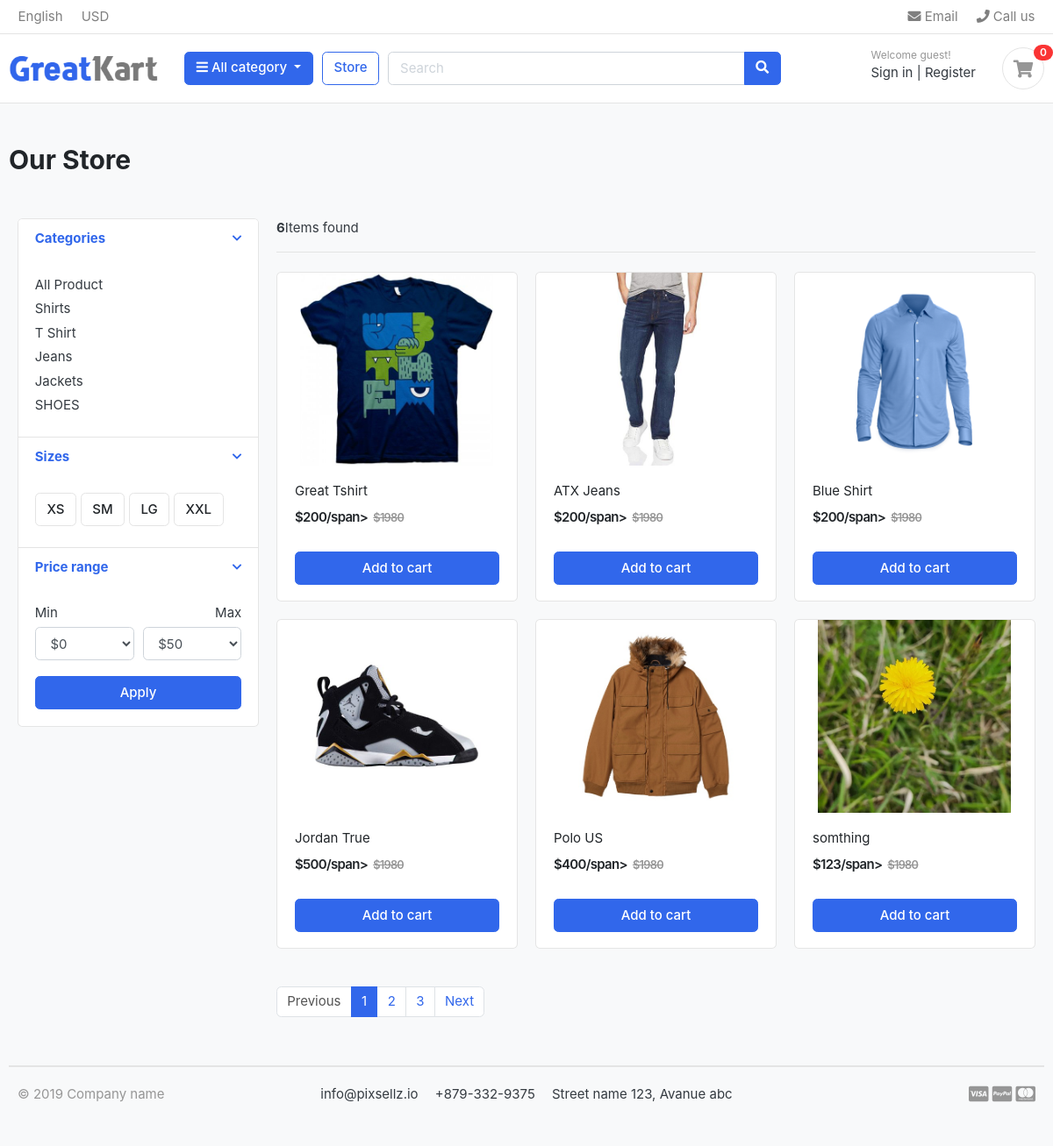
/store/, run on the app's committed database.
### category/models.py (models this page shows, shortened)
class Category(models.Model):
    category_name = models.CharField(max_length= 100, unique = True)
    slug = models.SlugField(max_length=150, unique = True)
    descrption = models.TextField(max_length=250, blank = True)
    image =models.ImageField(upload_to='photos/categories', blank =True)
    def get_url(self):
        return reverse('product_by_category', args = [self.slug])

### store/models.py (models this page shows, shortened)
class Product(models.Model):
    product_name = models.CharField(max_length=100, unique=True)
    slug = models.SlugField(max_length=100, unique=True)
    description = models.TextField(max_length=200, blank=True)
    price = models.IntegerField()
    stock = models.IntegerField()
    is_available = models.BooleanField(default=True)
    images = models.ImageField(upload_to='photos/products')
    category = models.ForeignKey(Category, on_delete=models.CASCADE)
    created_date = models.DateTimeField(auto_now_add=True)
    modified_date = models.DateTimeField(auto_now=True)
    def get_url(self):
        return reverse('product_detail', args=[self.category.slug, self.slug])

### store/views.py (the view)
# urls.py: path('store/', include('store.urls')),
def store(request, category_slug =None):
    categories = None
    products = None
    if category_slug != None:
        categories = get_object_or_404(Category, slug = category_slug)
        products = Product.objects.filter(category = categories, is_available = True)
        product_count = products.count()
    else:
        products = Product.objects.all().filter(is_available=True)
        product_count = products.count()
    context = {
        'products': products,
        'product_count': product_count
    }
    return render(request, 'store/store.html', context)

### category/context_processors.py (called while the page is built)
def menu_links(request):
    links = Category.objects.all()
    return dict(links=links)

### templates/store/store.html (shortened to what this page needs)
{% extends 'base.html' %}
{% block content %}
<section class="section-pagetop bg">
<div class="container">
	<h2 class="title-page">Our Store</h2>
  <section class="section-content padding-y">
<div class="container">
<div class="row">
	<aside class="col-md-3">
<div class="card">
	<article class="filter-group">
		<header class="card-header">
			<a href="#" data-toggle="collapse" data-target="#collapse_1" aria-expanded="true" class="">
				<i class="icon-control fa fa-chevron-down"></i>
				<h6 class="title">Categories</h6>
			</a>
		</header>
		<div class="filter-content collapse show" id="collapse_1" style="">
			<div class="card-body">
				<ul class="list-menu">
					<li><a href="{% url 'store' %}">All Product</a></li>
					{% for category in links %}
				<li><a href="{{category.get_url}}">{{category.category_name}}</a></li>
				 {% endfor %}
				</ul>
			</div>
		</div>
	</article>
	<article class="filter-group">
		<header class="card-header">
			<a href="#" data-toggle="collapse" data-target="#collapse_4" aria-expanded="true" class="">
				<i class="icon-control fa fa-chevron-down"></i>
				<h6 class="title">Sizes </h6>
			</a>
		</header>
		<div class="filter-content collapse show" id="collapse_4" style="">
			<div class="card-body">
			  <label class="checkbox-btn">
			    <span class="btn btn-light"> XS </span>
			  </label>
			  <label class="checkbox-btn">
			    <span class="btn btn-light"> SM </span>
			  </label>
			  <label class="checkbox-btn">
			    <span class="btn btn-light"> LG </span>
			  </label>
			  <label class="checkbox-btn">
			    <span class="btn btn-light"> XXL </span>
			  </label>
		</div>
		</div>
	</article>
	<article class="filter-group">
		<header class="card-header">
			<a href="#" data-toggle="collapse" data-target="#collapse_3" aria-expanded="true" class="">
				<i class="icon-control fa fa-chevron-down"></i>
				<h6 class="title">Price range </h6>
			</a>
		</header>
		<div class="filter-content collapse show" id="collapse_3" style="">
			<div class="card-body">
				<div class="form-row">
				<div class="form-group col-md-6">
				  <label>Min</label>
				  	<select class="mr-2 form-control">
						<option value="0">$0</option>
					</select>
				</div>
				<div class="form-group text-right col-md-6">
				  <label>Max</label>
				  	<select class="mr-2 form-control">
						<option value="50">$50</option>
					</select>
				</div>
				</div>
				<button class="btn btn-block btn-primary">Apply</button>
			</div>
		</div>
	</article>
</div>
	</aside>
	<main class="col-md-9">
<header class="border-bottom mb-4 pb-3">
		<div class="form-inline">
			<span class="mr-md-auto"><b>{{product_count}}</b>Items found </span>
		</div>
</header>
<div class="row">
	{% for product in products %}
	<div class="col-md-4">
		<figure class="card card-product-grid">
			<div class="img-wrap">
				<a href="{{product.get_url}}"><img src="{{product.images.url}}"></a>
			</div>
			<figcaption class="info-wrap">
				<div class="fix-height">
					<a href="{{product.get_url}}" class="title">{{product.product_name}}</a>
					<div class="price-wrap mt-2">
						<span class="price">${{product.price}}/span>
						<del class="price-old">$1980</del>
					</div>
				</div>
				{% if single_product.stock <= 0 %}
				<h5 class="text-danger">Out of Stock</h5>
				{% else %}
					<a href="#" class="btn btn-block btn-primary">Add to cart </a>
				{% endif %}
			</figcaption>
		</figure>
	</div>
 {% endfor %}
</div>
<nav class="mt-4" aria-label="Page navigation sample">
  <ul class="pagination">
    <li class="page-item disabled"><a class="page-link" href="#">Previous</a></li>
    <li class="page-item active"><a class="page-link" href="#">1</a></li>
    <li class="page-item"><a class="page-link" href="#">2</a></li>
    <li class="page-item"><a class="page-link" href="#">3</a></li>
    <li class="page-item"><a class="page-link" href="#">Next</a></li>
  </ul>
</nav>
	</main>
</div>
</div>
</section>
{% endblock %}

### static/css/ui.css (style rules this page uses)
html { font-family: "Inter", sans-serif; font-size: 15px; }
.img-wrap { text-align: center; display: block; }
.img-wrap img { max-width: 100%; }
.price-wrap { letter-spacing: -0.7px; }
.padding-y { padding-top: 40px; padding-bottom: 40px; }
figure { margin-bottom: 0; }
article:after, .form-group:after { display: block; clear: both; content: ""; }
.bg { background-color: #f8f9fa; }
.title-page { color: #212529; }
.btn-light { background-color: #fff; border-color: #e4e4e4; }
[class*=list-] li:after { visibility: hidden; display: block; content: ""; overflow: hidden; height: 0; clear: both; }
.list-menu { list-style: none; margin: 0; padding-left: 0; }
.list-menu li { margin-bottom: 5px; }
.list-menu a { color: #343a40; }
[class*=card-product] a.title { color: #212529; display: block; }
[class*=card-product] .img-wrap { overflow: hidden; position: relative; }
[class*=card-product] .img-wrap img { height: 100%; max-width: 100%; width: auto; display: inline-block; -o-object-fit: cover; object-fit: cover; }
.card-product-grid { margin-bottom: 20px; }
.card-product-grid .img-wrap { border-radius: 0.2rem 0.2rem 0 0; height: 220px; }
.card-product-grid .info-wrap { overflow: hidden; padding: 18px 20px; }
.card-product-grid .fix-height { height: 80px; overflow: hidden; }
.card .img-wrap { overflow: hidden; }
.price { font-weight: 600; color: #212529; }
.price-old { color: #969696; margin-left: 3px; font-size: 85%; }
.icon-control { margin-top: 5px; float: right; font-size: 80%; }
.card-header .title { margin-bottom: 0; line-height: 1.5; }
.filter-group { border-bottom: 1px solid #e4e4e4; }
.filter-group .card-header { border-bottom: 0; }
.filter-group:last-child { border-bottom: 0; }
.checkbox-btn { position: relative; }
.section-pagetop { padding: 45px 0; }

### data on the page
Category: category_name "Shirts"
Category: category_name "T Shirt"
Category: category_name "Jeans"
Category: category_name "Jackets"
Category: category_name "SHOES"
Product: images (picture), product_name "Great Tshirt", price "200"
Product: images (picture), product_name "ATX Jeans", price "200"
Product: images (picture), product_name "Blue Shirt", price "200"
Product: images (picture), product_name "Jordan True", price "500"
Product: images (picture), product_name "Polo US", price "400"
Product: images (picture), product_name "somthing", price "123"

### other printed values
{{ product_count }} "6"
